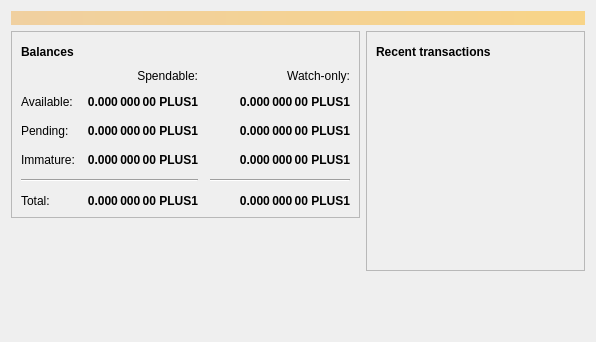
<?xml version="1.0" encoding="UTF-8"?>
<ui version="4.0">
 <class>OverviewPage</class>
 <widget class="QWidget" name="OverviewPage">
  <property name="geometry">
   <rect>
    <x>0</x>
    <y>0</y>
    <width>596</width>
    <height>342</height>
   </rect>
  </property>
  <property name="windowTitle">
   <string>Form</string>
  </property>
  <layout class="QVBoxLayout" name="topLayout">
   <item>
    <widget class="QLabel" name="labelAlerts">
     <property name="visible">
      <bool>false</bool>
     </property>
     <property name="styleSheet">
      <string notr="true">QLabel { background-color: qlineargradient(x1: 0, y1: 0, x2: 1, y2: 0, stop:0 #F0D0A0, stop:1 #F8D488); color:#000000; }</string>
     </property>
     <property name="wordWrap">
      <bool>true</bool>
     </property>
     <property name="margin">
      <number>3</number>
     </property>
     <property name="textInteractionFlags">
      <set>Qt::TextSelectableByMouse</set>
     </property>
    </widget>
   </item>
   <item>
    <layout class="QHBoxLayout" name="horizontalLayout" stretch="1,1">
     <item>
      <layout class="QVBoxLayout" name="verticalLayout_2">
       <item>
        <widget class="QFrame" name="frame">
         <property name="frameShape">
          <enum>QFrame::StyledPanel</enum>
         </property>
         <property name="frameShadow">
          <enum>QFrame::Raised</enum>
         </property>
         <layout class="QVBoxLayout" name="verticalLayout_4">
          <item>
           <layout class="QHBoxLayout" name="horizontalLayout_4">
            <item>
             <widget class="QLabel" name="label_5">
              <property name="font">
               <font>
                <weight>75</weight>
                <bold>true</bold>
               </font>
              </property>
              <property name="text">
               <string>Balances</string>
              </property>
             </widget>
            </item>
            <item>
             <widget class="QPushButton" name="labelWalletStatus">
              <property name="enabled">
               <bool>true</bool>
              </property>
              <property name="maximumSize">
               <size>
                <width>30</width>
                <height>16777215</height>
               </size>
              </property>
              <property name="toolTip">
               <string>The displayed information may be out of date. Your wallet automatically synchronizes with the PlusOneCoin network after a connection is established, but this process has not completed yet.</string>
              </property>
              <property name="text">
               <string/>
              </property>
              <property name="icon">
               <iconset resource="../bitcoin.qrc">
                <normaloff>:/icons/warning</normaloff>
                <disabledoff>:/icons/warning</disabledoff>:/icons/warning</iconset>
              </property>
              <property name="iconSize">
               <size>
                <width>24</width>
                <height>24</height>
               </size>
              </property>
              <property name="flat">
               <bool>true</bool>
              </property>
             </widget>
            </item>
            <item>
             <spacer name="horizontalSpacer_3">
              <property name="orientation">
               <enum>Qt::Horizontal</enum>
              </property>
              <property name="sizeHint" stdset="0">
               <size>
                <width>40</width>
                <height>20</height>
               </size>
              </property>
             </spacer>
            </item>
           </layout>
          </item>
          <item>
           <layout class="QGridLayout" name="gridLayout">
            <property name="spacing">
             <number>12</number>
            </property>
            <item row="2" column="2">
             <widget class="QLabel" name="labelWatchPending">
              <property name="font">
               <font>
                <weight>75</weight>
                <bold>true</bold>
               </font>
              </property>
              <property name="cursor">
               <cursorShape>IBeamCursor</cursorShape>
              </property>
              <property name="toolTip">
               <string>Unconfirmed transactions to watch-only addresses</string>
              </property>
              <property name="text">
               <string notr="true">0.000 000 00 PLUS1</string>
              </property>
              <property name="alignment">
               <set>Qt::AlignRight|Qt::AlignTrailing|Qt::AlignVCenter</set>
              </property>
              <property name="textInteractionFlags">
               <set>Qt::LinksAccessibleByMouse|Qt::TextSelectableByKeyboard|Qt::TextSelectableByMouse</set>
              </property>
             </widget>
            </item>
            <item row="2" column="1">
             <widget class="QLabel" name="labelUnconfirmed">
              <property name="font">
               <font>
                <weight>75</weight>
                <bold>true</bold>
               </font>
              </property>
              <property name="cursor">
               <cursorShape>IBeamCursor</cursorShape>
              </property>
              <property name="toolTip">
               <string>Total of transactions that have yet to be confirmed, and do not yet count toward the spendable balance</string>
              </property>
              <property name="text">
               <string notr="true">0.000 000 00 PLUS1</string>
              </property>
              <property name="alignment">
               <set>Qt::AlignRight|Qt::AlignTrailing|Qt::AlignVCenter</set>
              </property>
              <property name="textInteractionFlags">
               <set>Qt::LinksAccessibleByMouse|Qt::TextSelectableByKeyboard|Qt::TextSelectableByMouse</set>
              </property>
             </widget>
            </item>
            <item row="3" column="2">
             <widget class="QLabel" name="labelWatchImmature">
              <property name="font">
               <font>
                <weight>75</weight>
                <bold>true</bold>
               </font>
              </property>
              <property name="cursor">
               <cursorShape>IBeamCursor</cursorShape>
              </property>
              <property name="toolTip">
               <string>Mined balance in watch-only addresses that has not yet matured</string>
              </property>
              <property name="text">
               <string notr="true">0.000 000 00 PLUS1</string>
              </property>
              <property name="alignment">
               <set>Qt::AlignRight|Qt::AlignTrailing|Qt::AlignVCenter</set>
              </property>
              <property name="textInteractionFlags">
               <set>Qt::LinksAccessibleByMouse|Qt::TextSelectableByKeyboard|Qt::TextSelectableByMouse</set>
              </property>
             </widget>
            </item>
            <item row="4" column="0" colspan="2">
             <widget class="Line" name="line">
              <property name="orientation">
               <enum>Qt::Horizontal</enum>
              </property>
             </widget>
            </item>
            <item row="4" column="2">
             <widget class="Line" name="lineWatchBalance">
              <property name="sizePolicy">
               <sizepolicy hsizetype="Preferred" vsizetype="Fixed">
                <horstretch>0</horstretch>
                <verstretch>0</verstretch>
               </sizepolicy>
              </property>
              <property name="minimumSize">
               <size>
                <width>140</width>
                <height>0</height>
               </size>
              </property>
              <property name="orientation">
               <enum>Qt::Horizontal</enum>
              </property>
             </widget>
            </item>
            <item row="5" column="0">
             <widget class="QLabel" name="labelTotalText">
              <property name="text">
               <string>Total:</string>
              </property>
             </widget>
            </item>
            <item row="3" column="1">
             <widget class="QLabel" name="labelImmature">
              <property name="font">
               <font>
                <weight>75</weight>
                <bold>true</bold>
               </font>
              </property>
              <property name="cursor">
               <cursorShape>IBeamCursor</cursorShape>
              </property>
              <property name="toolTip">
               <string>Mined balance that has not yet matured</string>
              </property>
              <property name="text">
               <string notr="true">0.000 000 00 PLUS1</string>
              </property>
              <property name="alignment">
               <set>Qt::AlignRight|Qt::AlignTrailing|Qt::AlignVCenter</set>
              </property>
              <property name="textInteractionFlags">
               <set>Qt::LinksAccessibleByMouse|Qt::TextSelectableByKeyboard|Qt::TextSelectableByMouse</set>
              </property>
             </widget>
            </item>
            <item row="2" column="3">
             <spacer name="horizontalSpacer_2">
              <property name="orientation">
               <enum>Qt::Horizontal</enum>
              </property>
              <property name="sizeHint" stdset="0">
               <size>
                <width>40</width>
                <height>20</height>
               </size>
              </property>
             </spacer>
            </item>
            <item row="3" column="0">
             <widget class="QLabel" name="labelImmatureText">
              <property name="text">
               <string>Immature:</string>
              </property>
             </widget>
            </item>
            <item row="5" column="1">
             <widget class="QLabel" name="labelTotal">
              <property name="font">
               <font>
                <weight>75</weight>
                <bold>true</bold>
               </font>
              </property>
              <property name="cursor">
               <cursorShape>IBeamCursor</cursorShape>
              </property>
              <property name="toolTip">
               <string>Your current total balance</string>
              </property>
              <property name="text">
               <string notr="true">0.000 000 00 PLUS1</string>
              </property>
              <property name="alignment">
               <set>Qt::AlignRight|Qt::AlignTrailing|Qt::AlignVCenter</set>
              </property>
              <property name="textInteractionFlags">
               <set>Qt::LinksAccessibleByMouse|Qt::TextSelectableByKeyboard|Qt::TextSelectableByMouse</set>
              </property>
             </widget>
            </item>
            <item row="5" column="2">
             <widget class="QLabel" name="labelWatchTotal">
              <property name="font">
               <font>
                <weight>75</weight>
                <bold>true</bold>
               </font>
              </property>
              <property name="cursor">
               <cursorShape>IBeamCursor</cursorShape>
              </property>
              <property name="toolTip">
               <string>Current total balance in watch-only addresses</string>
              </property>
              <property name="text">
               <string notr="true">0.000 000 00 PLUS1</string>
              </property>
              <property name="alignment">
               <set>Qt::AlignRight|Qt::AlignTrailing|Qt::AlignVCenter</set>
              </property>
              <property name="textInteractionFlags">
               <set>Qt::LinksAccessibleByMouse|Qt::TextSelectableByKeyboard|Qt::TextSelectableByMouse</set>
              </property>
             </widget>
            </item>
            <item row="0" column="2">
             <widget class="QLabel" name="labelWatchonly">
              <property name="text">
               <string>Watch-only:</string>
              </property>
              <property name="alignment">
               <set>Qt::AlignRight|Qt::AlignTrailing|Qt::AlignVCenter</set>
              </property>
             </widget>
            </item>
            <item row="1" column="0">
             <widget class="QLabel" name="labelBalanceText">
              <property name="text">
               <string>Available:</string>
              </property>
             </widget>
            </item>
            <item row="1" column="1">
             <widget class="QLabel" name="labelBalance">
              <property name="font">
               <font>
                <weight>75</weight>
                <bold>true</bold>
               </font>
              </property>
              <property name="cursor">
               <cursorShape>IBeamCursor</cursorShape>
              </property>
              <property name="toolTip">
               <string>Your current spendable balance</string>
              </property>
              <property name="text">
               <string notr="true">0.000 000 00 PLUS1</string>
              </property>
              <property name="alignment">
               <set>Qt::AlignRight|Qt::AlignTrailing|Qt::AlignVCenter</set>
              </property>
              <property name="textInteractionFlags">
               <set>Qt::LinksAccessibleByMouse|Qt::TextSelectableByKeyboard|Qt::TextSelectableByMouse</set>
              </property>
             </widget>
            </item>
            <item row="1" column="2">
             <widget class="QLabel" name="labelWatchAvailable">
              <property name="font">
               <font>
                <weight>75</weight>
                <bold>true</bold>
               </font>
              </property>
              <property name="cursor">
               <cursorShape>IBeamCursor</cursorShape>
              </property>
              <property name="toolTip">
               <string>Your current balance in watch-only addresses</string>
              </property>
              <property name="text">
               <string notr="true">0.000 000 00 PLUS1</string>
              </property>
              <property name="alignment">
               <set>Qt::AlignRight|Qt::AlignTrailing|Qt::AlignVCenter</set>
              </property>
              <property name="textInteractionFlags">
               <set>Qt::LinksAccessibleByMouse|Qt::TextSelectableByKeyboard|Qt::TextSelectableByMouse</set>
              </property>
             </widget>
            </item>
            <item row="2" column="0">
             <widget class="QLabel" name="labelPendingText">
              <property name="text">
               <string>Pending:</string>
              </property>
             </widget>
            </item>
            <item row="0" column="1">
             <widget class="QLabel" name="labelSpendable">
              <property name="text">
               <string>Spendable:</string>
              </property>
              <property name="alignment">
               <set>Qt::AlignRight|Qt::AlignTrailing|Qt::AlignVCenter</set>
              </property>
             </widget>
            </item>
           </layout>
          </item>
         </layout>
        </widget>
       </item>
       <item>
        <spacer name="verticalSpacer">
         <property name="orientation">
          <enum>Qt::Vertical</enum>
         </property>
         <property name="sizeHint" stdset="0">
          <size>
           <width>20</width>
           <height>40</height>
          </size>
         </property>
        </spacer>
       </item>
      </layout>
     </item>
     <item>
      <layout class="QVBoxLayout" name="verticalLayout_3">
       <item>
        <widget class="QFrame" name="frame_2">
         <property name="frameShape">
          <enum>QFrame::StyledPanel</enum>
         </property>
         <property name="frameShadow">
          <enum>QFrame::Raised</enum>
         </property>
         <layout class="QVBoxLayout" name="verticalLayout">
          <item>
           <layout class="QHBoxLayout" name="horizontalLayout_2">
            <item>
             <widget class="QLabel" name="label_4">
              <property name="font">
               <font>
                <weight>75</weight>
                <bold>true</bold>
               </font>
              </property>
              <property name="text">
               <string>Recent transactions</string>
              </property>
             </widget>
            </item>
            <item>
             <widget class="QPushButton" name="labelTransactionsStatus">
              <property name="enabled">
               <bool>true</bool>
              </property>
              <property name="maximumSize">
               <size>
                <width>30</width>
                <height>16777215</height>
               </size>
              </property>
              <property name="toolTip">
               <string>The displayed information may be out of date. Your wallet automatically synchronizes with the PlusOneCoin network after a connection is established, but this process has not completed yet.</string>
              </property>
              <property name="text">
               <string/>
              </property>
              <property name="icon">
               <iconset resource="../bitcoin.qrc">
                <normaloff>:/icons/warning</normaloff>
                <disabledoff>:/icons/warning</disabledoff>:/icons/warning</iconset>
              </property>
              <property name="iconSize">
               <size>
                <width>24</width>
                <height>24</height>
               </size>
              </property>
              <property name="flat">
               <bool>true</bool>
              </property>
             </widget>
            </item>
            <item>
             <spacer name="horizontalSpacer">
              <property name="orientation">
               <enum>Qt::Horizontal</enum>
              </property>
              <property name="sizeHint" stdset="0">
               <size>
                <width>40</width>
                <height>20</height>
               </size>
              </property>
             </spacer>
            </item>
           </layout>
          </item>
          <item>
           <widget class="QListView" name="listTransactions">
            <property name="styleSheet">
             <string notr="true">QListView { background: transparent; }</string>
            </property>
            <property name="frameShape">
             <enum>QFrame::NoFrame</enum>
            </property>
            <property name="verticalScrollBarPolicy">
             <enum>Qt::ScrollBarAlwaysOff</enum>
            </property>
            <property name="horizontalScrollBarPolicy">
             <enum>Qt::ScrollBarAlwaysOff</enum>
            </property>
            <property name="selectionMode">
             <enum>QAbstractItemView::NoSelection</enum>
            </property>
           </widget>
          </item>
         </layout>
        </widget>
       </item>
       <item>
        <spacer name="verticalSpacer_2">
         <property name="orientation">
          <enum>Qt::Vertical</enum>
         </property>
         <property name="sizeHint" stdset="0">
          <size>
           <width>20</width>
           <height>40</height>
          </size>
         </property>
        </spacer>
       </item>
      </layout>
     </item>
    </layout>
   </item>
  </layout>
 </widget>
 <resources/>
 <connections/>
</ui>
